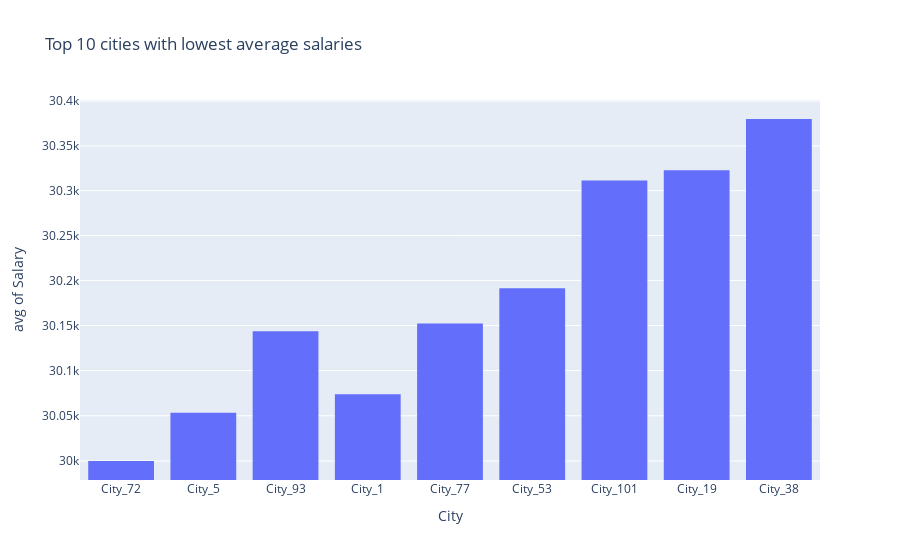

The code cell stored with this chart in its notebook:
### Code cell
px.histogram(data.sort_values(by="Salary", ascending=True).head(10), x='City', y="Salary", nbins=10, histfunc='avg', log_y=True, title="Top 10 cities with lowest average salaries").show()

### Figure 1 — Plotly figure (JSON) as saved in the notebook; plotly's stock layout.template omitted (floating-point values rounded to 4 significant figures)
{"data": [{"alignmentgroup": "True", "bingroup": "x", "histfunc": "avg", "hovertemplate": "City=%{x}<br>avg of Salary=%{y}<extra></extra>", "legendgroup": "", "marker": {"color": "#636efa", "pattern": {"shape": ""}}, "name": "", "nbinsx": 10, "offsetgroup": "", "orientation": "v", "showlegend": false, "type": "histogram", "x": ["City_72", "City_5", "City_93", "City_1", "City_77", "City_53", "City_93", "City_101", "City_19", "City_38"], "xaxis": "x", "y": [30000, 30050.0, 30060.0, 30070.0, 30150.0, 30190.0, 30230.0, 30310.0, 30320.0, 30380.0], "yaxis": "y"}], "layout": {"barmode": "relative", "legend": {"tracegroupgap": 0}, "title": {"text": "Top 10 cities with lowest average salaries"}, "xaxis": {"anchor": "y", "domain": [0, 1], "title": {"text": "City"}}, "yaxis": {"anchor": "x", "domain": [0, 1], "title": {"text": "avg of Salary"}, "type": "log"}}}
